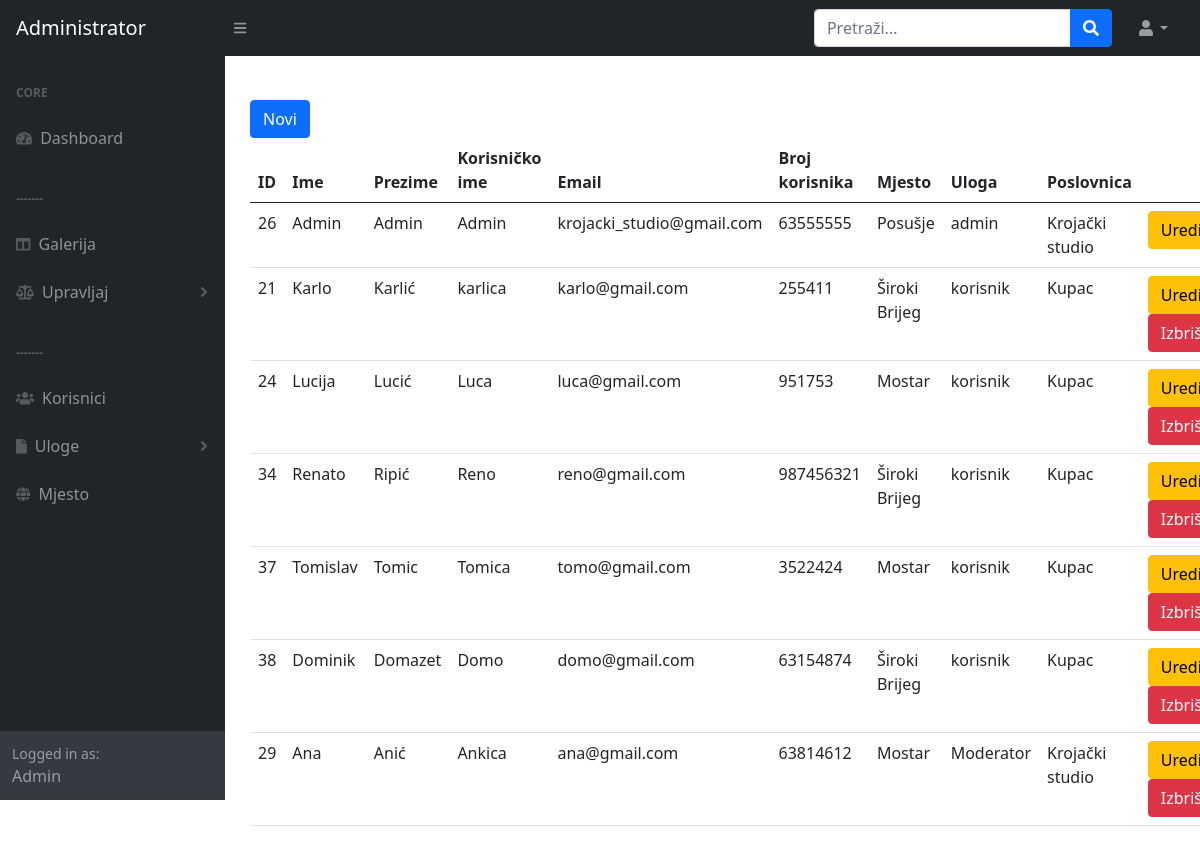
The page /admin/korisnici.php on the database its author committed.
### tables this page shows
CREATE TABLE `korisnik` (
  `id` int(11) NOT NULL,
  `ime` varchar(20) NOT NULL,
  `prezime` varchar(20) NOT NULL,
  `korisnicko_ime` varchar(50) NOT NULL,
  `email` varchar(50) NOT NULL,
  `broj_mob` int(9) NOT NULL,
  `uloga_id` int(11) NOT NULL,
  `poslovnica_id` int(11) NOT NULL,
  `mjesto_id` int(11) NOT NULL,
  `lozinka` varchar(128) NOT NULL
);

CREATE TABLE `mjesto` (
  `id` int(11) NOT NULL,
  `naziv` varchar(30) NOT NULL,
  `post_broj` int(11) NOT NULL,
  `ulica` varchar(50) NOT NULL
);

CREATE TABLE `uloga` (
  `id` int(11) NOT NULL,
  `naziv` varchar(20) NOT NULL
);

CREATE TABLE `poslovnica` (
  `id` int(11) NOT NULL,
  `naziv` varchar(20) NOT NULL,
  `mjesto_id` int(11) NOT NULL
);

### admin/korisnici.php (the view, shortened to what this page needs)
<?php
    include_once 'includes/head.inc.php';
    include_once 'includes/nav.inc.php';
    include_once 'includes/sidenav.inc.php';
    require_once 'includes/dbh.inc.php';
?>
<div class="korisnik">
<button type="button" id="btnNovi" class="btn btn-primary" data-bs-toggle="modal" data-bs-target="#noviKorisnik">Novi</button>
<table class="table">
  <thead>
    <tr>
      <th scope="col">ID</th>
      <th scope="col">Ime</th>
      <th scope="col">Prezime</th>
      <th scope="col">Korisničko ime</th>
      <th scope="col">Email</th>
      <th scope="col">Broj korisnika</th>
      <th scope="col">Mjesto</th>
      <th scope="col">Uloga</th>
      <th scope="col">Poslovnica</th>
      <th scope="col"></th>
    </tr>
  </thead>
  <tbody>
    <?php
    $sql = "SELECT korisnik.id
                  ,korisnik.ime
                  ,korisnik.prezime
                  ,korisnik.korisnicko_ime
                  ,korisnik.email
                  ,korisnik.broj_mob
                  ,korisnik.uloga_id
                  ,mjesto.naziv     as misto
                  ,uloga.naziv      as rola
                  ,poslovnica.naziv as radnja
              FROM korisnik
              LEFT JOIN poslovnica
                ON korisnik.poslovnica_id = poslovnica.id
              LEFT JOIN mjesto
                ON korisnik.mjesto_id = mjesto.id
              LEFT JOIN uloga
                ON korisnik.uloga_id = uloga.id
                ORDER BY uloga_id";
    $result = mysqli_query($conn, $sql);
    $resultCheck = mysqli_num_rows($result);
    if($resultCheck > 0){
        while($row = mysqli_fetch_assoc($result)){
            if($row["uloga_id"] == 1) {
                echo "<tr><td>". $row["id"]
                ."</td><td>". $row["ime"]
                ."</td><td>". $row["prezime"]
                ."</td><td>". $row["korisnicko_ime"]
                ."</td><td>". $row["email"]
                ."</td><td>". $row["broj_mob"]
                ."</td><td>". $row["misto"]
                ."</td><td>". $row["rola"]
                ."</td><td>". $row["radnja"]
                .'</td><td><a href="editkorisnik.php?editKorisnik='.$row["id"].'"><button class="btn btn-warning">Uredi</button></a>';
            } else {
            echo "<tr><td>". $row["id"]
                ."</td><td>". $row["ime"]
                ."</td><td>". $row["prezime"]
                ."</td><td>". $row["korisnicko_ime"]
                ."</td><td>". $row["email"]
                ."</td><td>". $row["broj_mob"]
                ."</td><td>". $row["misto"]
                ."</td><td>". $row["rola"]
                ."</td><td>". $row["radnja"]
                .'</td><td><a href="editkorisnik.php?editKorisnik='.$row["id"].'"><button class="btn btn-warning">Uredi</button></a>&nbsp
                           <a href="includes/delete.inc.php?deleteKorisnik='.$row["id"].'"><button class="btn btn-danger">Izbriši</button></a></td></tr>' ;
            }
        }
        echo "</tbody></table>";
    }
    else {
        echo "</tbody></table>";
        echo "Nema rezultata..";
    }
    ?>
</div>
 <?php
include_once 'includes/footer.inc.php';
?>

### rows shown on the page
korisnik: id "26", ime "Admin", prezime "Admin", korisnicko_ime "Admin", email "krojacki_studio@gmail.com", broj_mob "63555555", mjesto.naziv "Posušje", uloga.naziv "admin", poslovnica.naziv "Krojački studio"
korisnik: id "21", ime "Karlo", prezime "Karlić", korisnicko_ime "karlica", email "karlo@gmail.com", broj_mob "255411", mjesto.naziv "Široki Brijeg", uloga.naziv "korisnik", poslovnica.naziv "Kupac"
korisnik: id "24", ime "Lucija", prezime "Lucić", korisnicko_ime "Luca", email "luca@gmail.com", broj_mob "951753", mjesto.naziv "Mostar", uloga.naziv "korisnik", poslovnica.naziv "Kupac"
korisnik: id "34", ime "Renato", prezime "Ripić", korisnicko_ime "Reno", email "reno@gmail.com", broj_mob "987456321", mjesto.naziv "Široki Brijeg", uloga.naziv "korisnik", poslovnica.naziv "Kupac"
korisnik: id "37", ime "Tomislav", prezime "Tomic", korisnicko_ime "Tomica", email "tomo@gmail.com", broj_mob "3522424", mjesto.naziv "Mostar", uloga.naziv "korisnik", poslovnica.naziv "Kupac"
korisnik: id "38", ime "Dominik", prezime "Domazet", korisnicko_ime "Domo", email "domo@gmail.com", broj_mob "63154874", mjesto.naziv "Široki Brijeg", uloga.naziv "korisnik", poslovnica.naziv "Kupac"
korisnik: id "29", ime "Ana", prezime "Anić", korisnicko_ime "Ankica", email "ana@gmail.com", broj_mob "63814612", mjesto.naziv "Mostar", uloga.naziv "Moderator", poslovnica.naziv "Krojački studio"
